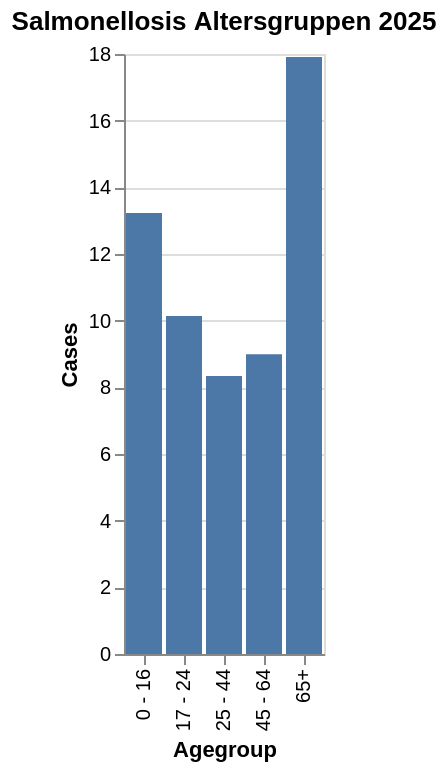

Notebook code for this chart:
### Code cell
data_age_2025 = data_med[data_med["temporal"] == "2025"]

bar_age_2 = alt.Chart(data_age_2025).mark_bar().encode(
    x=alt.X("agegroup", title="Agegroup"),
    y=alt.Y("incValue", title="Cases")
).properties(
    title="Salmonellosis Altersgruppen 2025"
)

bar_age_2

### Figure 1 — Vega-Lite specification as saved in the notebook (floating-point values rounded to 4 significant figures)
{"config": {"view": {"continuousWidth": 300, "continuousHeight": 300}}, "data": {"name": "data-64eac4cfd4048574791aa4957979e7b5"}, "mark": {"type": "bar"}, "encoding": {"x": {"field": "agegroup", "title": "Agegroup", "type": "nominal"}, "y": {"field": "incValue", "title": "Cases", "type": "quantitative"}}, "title": "Salmonellosis Altersgruppen 2025", "$schema": "https://vega.github.io/schema/vega-lite/v6.1.0.json", "datasets": {"data-64eac4cfd4048574791aa4957979e7b5": [{"valueCategory": "cases_10y_mean", "temporal": "2025", "temporal_type": "year", "georegion": "CHFL", "georegion_type": "CHFL", "agegroup": "0 - 16", "agegroup_type": "agegroup_food", "sex": "all", "type": "all", "value": null, "pop": null, "incValue": 13.23, "valueYearCumSum": null, "valueMean3y": null, "trend": NaN, "prct": null, "deltaValue": null, "deltaIncValue": null, "incValuePrctChange": null, "valueMean5y": null, "dataComplete": true}, {"valueCategory": "cases_10y_mean", "temporal": "2025", "temporal_type": "year", "georegion": "CHFL", "georegion_type": "CHFL", "agegroup": "17 - 24", "agegroup_type": "agegroup_food", "sex": "all", "type": "all", "value": null, "pop": null, "incValue": 10.14, "valueYearCumSum": null, "valueMean3y": null, "trend": NaN, "prct": null, "deltaValue": null, "deltaIncValue": null, "incValuePrctChange": null, "valueMean5y": null, "dataComplete": true}, {"valueCategory": "cases_10y_mean", "temporal": "2025", "temporal_type": "year", "georegion": "CHFL", "georegion_type": "CHFL", "agegroup": "25 - 44", "agegroup_type": "agegroup_food", "sex": "all", "type": "all", "value": null, "pop": null, "incValue": 8.34, "valueYearCumSum": null, "valueMean3y": null, "trend": NaN, "prct": null, "deltaValue": null, "deltaIncValue": null, "incValuePrctChange": null, "valueMean5y": null, "dataComplete": true}, {"valueCategory": "cases_10y_mean", "temporal": "2025", "temporal_type": "year", "georegion": "CHFL", "georegion_type": "CHFL", "agegroup": "45 - 64", "agegroup_type": "agegroup_food", "sex": "all", "type": "all", "value": null, "pop": null, "incValue": 8.99, "valueYearCumSum": null, "valueMean3y": null, "trend": NaN, "prct": null, "deltaValue": null, "deltaIncValue": null, "incValuePrctChange": null, "valueMean5y": null, "dataComplete": true}, {"valueCategory": "cases_10y_mean", "temporal": "2025", "temporal_type": "year", "georegion": "CHFL", "georegion_type": "CHFL", "agegroup": "65+", "agegroup_type": "agegroup_food", "sex": "all", "type": "all", "value": null, "pop": null, "incValue": 17.91, "valueYearCumSum": null, "valueMean3y": null, "trend": NaN, "prct": null, "deltaValue": null, "deltaIncValue": null, "incValuePrctChange": null, "valueMean5y": null, "dataComplete": true}, {"valueCategory": "cases_10y_mean", "temporal": "2025", "temporal_type": "year", "georegion": "CHFL", "georegion_type": "CHFL", "agegroup": "unknown", "agegroup_type": "agegroup_food", "sex": "all", "type": "all", "value": null, "pop": null, "incValue": null, "valueYearCumSum": null, "valueMean3y": null, "trend": NaN, "prct": null, "deltaValue": null, "deltaIncValue": null, "incValuePrctChange": null, "valueMean5y": null, "dataComplete": true}]}}
